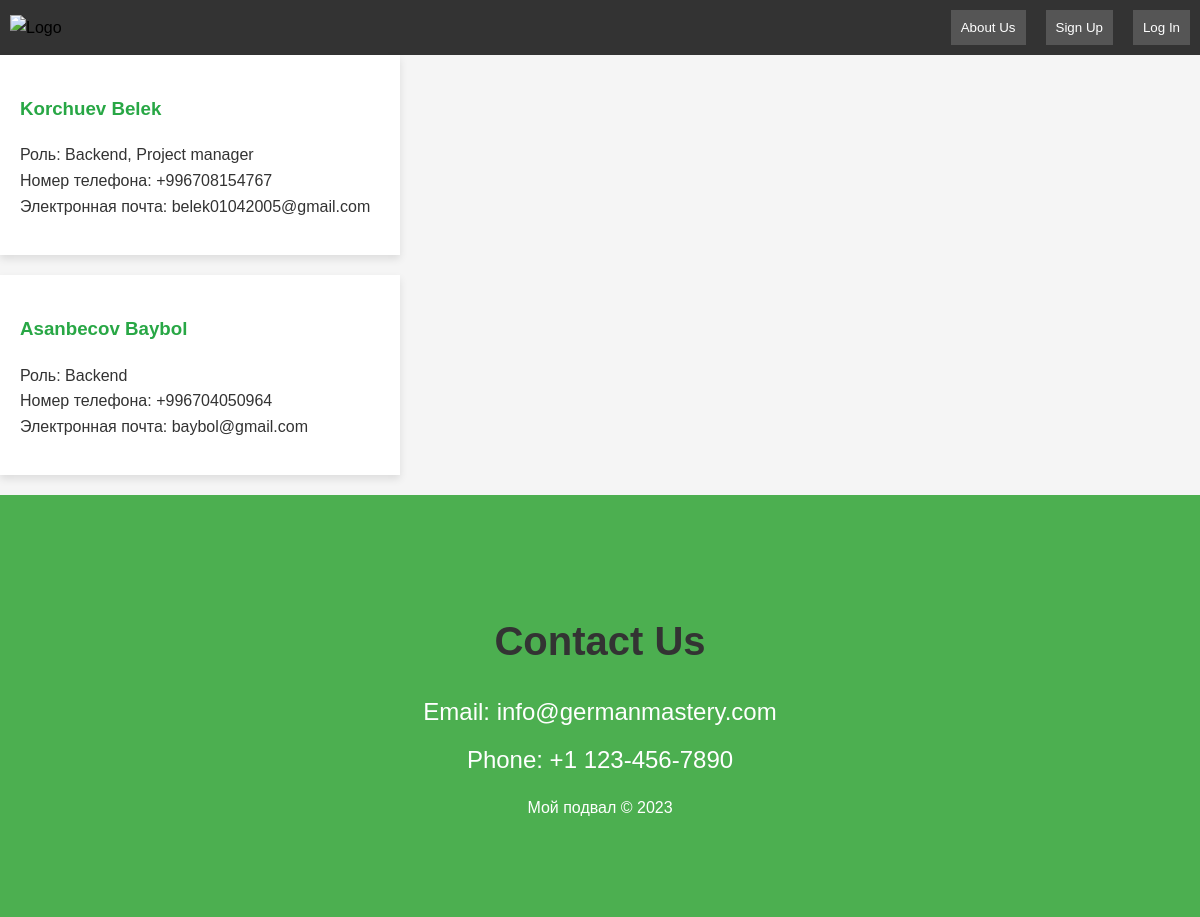
Page /about/ on the earlier database version.
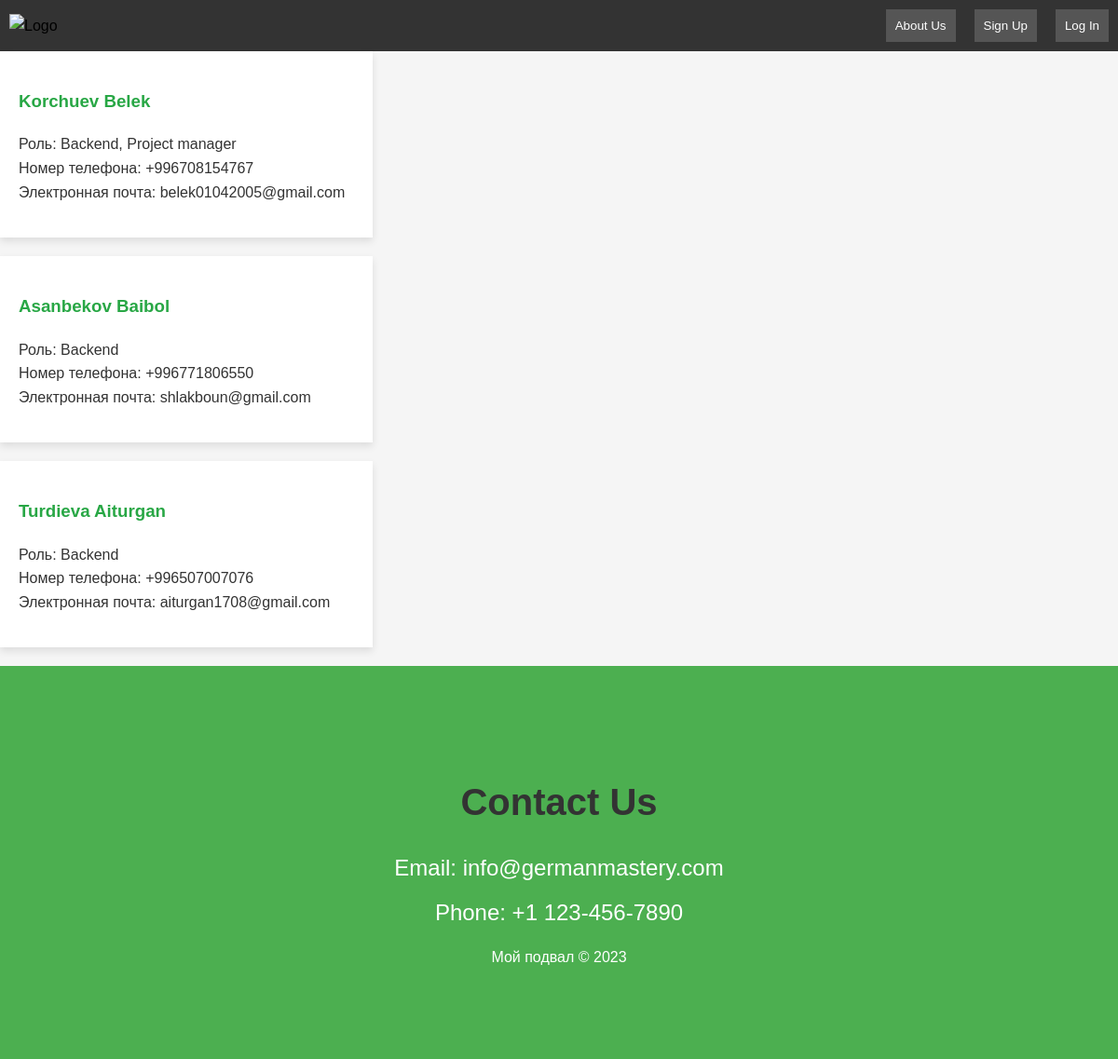
Same page on the later database version.
### main_view/models.py (models this page shows, shortened)
class OurInformations(models.Model):
    name = models.CharField(max_length=20,)
    role = models.CharField(max_length=50)
    phone_number = models.CharField(max_length=15)
    email = models.EmailField()
    class Meta:
        verbose_name = 'information'
        verbose_name_plural = 'informations'

### main_view/views.py (the view)
# urls.py: path('about/', AboutUs.as_view(), name='about'),
class AboutUs(generic.View):
    def get(self, request):
        creaters_list = OurInformations.objects.all()
        return render(request, 'main_view/about.html', {'creaters_list': creaters_list})

### templates/main_view/about.html
{% extends 'main_view/base.html' %}
{% block content %}
  {% for i in creaters_list %}
    <div class="card w-75">
      <div class="card-body">
        <h3 class="card-title">{{ i.name }}</h3>
        <p class="card-text">
          Роль: {{ i.role }}<br>
          Номер телефона: {{ i.phone_number }}<br>
          Электронная почта: {{ i.email }}
        </p>
      </div>
    </div>
  {% endfor %}
{% endblock %}

Differences in the rows shown:
changed OurInformations: name "Asanbecov Baybol" → "Asanbekov Baibol"; phone_number "+996704050964" → "+996771806550"; email "baybol@gmail.com" → "shlakboun@gmail.com"
added OurInformations: name "Turdieva Aiturgan", role "Backend", phone_number "+996507007076", email "aiturgan1708@gmail.com"
